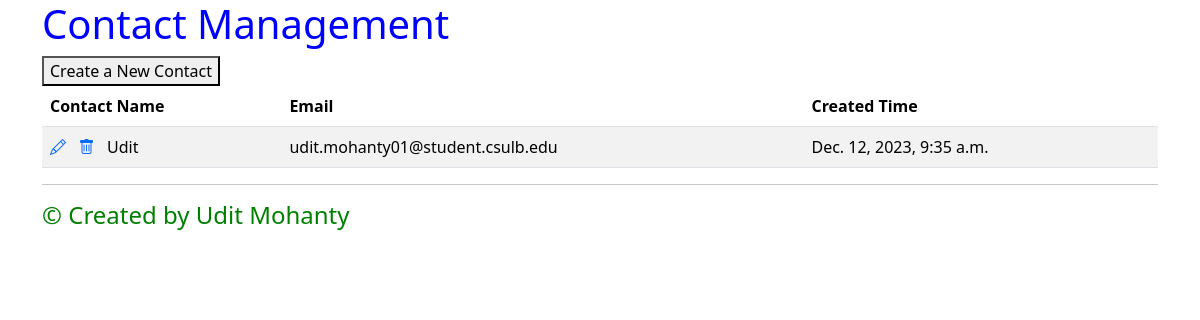
Before: / with the older database file.
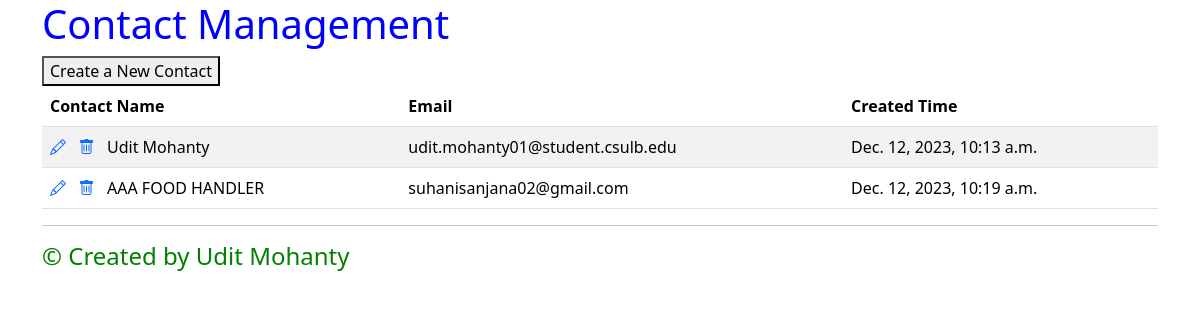
After: the same page with the newer database file.
### contacts/models.py (models this page shows)
class Contact(models.Model):
    name = models.CharField(max_length=20, null=False,unique=True)
    email = models.EmailField(unique=True)
    notes = models.TextField(max_length=200, default="")
    created_time = models.DateTimeField(auto_now_add=True, editable=False)

### contacts/views.py (the view)
# urls.py: path("", ContactListView.as_view(), name="contact_list"),
class ContactListView(ListView):
    model = Contact

### contacts/templates/contacts/contact_list.html (shortened to what this page needs)
{% extends "base.html" %}
{% block content %}
<div class="centered-text" style="color: blue;">
    <h1>Contact Management</h1>
</div>
    <form action="{% url 'contact_create' %}" method="get">
    <button type="submit">Create a New Contact</button>
</form>
<table class="table table-striped">
  <thead>
    <tr>
      <th>Contact Name</th>
      <th>Email</th>
      <th>Created Time</th>
    </tr>
  </thead>
  <tbody>
    {% for contact in contact_list %}
    <tr>
      <td>
        <a class="icon-link" href="{% url 'contact_update' contact.pk %}">
          <i class="bi bi-pencil"></i>
      </a>
        <a class="icon-link" href="{% url 'contact_delete' contact.pk %}">
          <i class="bi bi-trash"></i>
        </a>
        <a style="color: black; text-decoration: none;" href="{% url 'contact_detail' contact.pk %}">
            {{ contact.name }}
        </a>
      </td>
      <td>
        {{ contact.email}}
      </td>
      <td>
        {{ contact.created_time}}
      </td>
    </tr>
    {% endfor %}
  </tbody>
</table>
<hr>
<div class="centered-text" style="color: green;">
    <h4>&copy; Created by Udit Mohanty</h4>
</div>
{% endblock content %}

### templates/base.html (shortened to what this page needs)
<!DOCTYPE html>
<html lang="en">
<head>
  <link href="https://cdn.jsdelivr.net/npm/bootstrap@5.3.2/dist/css/bootstrap.min.css"
    rel="stylesheet"
>
  <link rel="stylesheet"
    href="https://cdn.jsdelivr.net/npm/bootstrap-icons@1.3.0/font/bootstrap-icons.css">
</head>
<body>
  <div class="container">
    {% block content %}{% endblock content %}
  </div>
</body>
</html>

Changed rows visible on the page:
removed Contact: name "Udit", email "udit.mohanty01@student.csulb.edu", created_time "Dec. 12, 2023, 9:35 a.m."
added Contact: name "Udit Mohanty", email "udit.mohanty01@student.csulb.edu", created_time "Dec. 12, 2023, 10:13 a.m."
added Contact: name "AAA FOOD HANDLER", email "suhanisanjana02@gmail.com", created_time "Dec. 12, 2023, 10:19 a.m."
